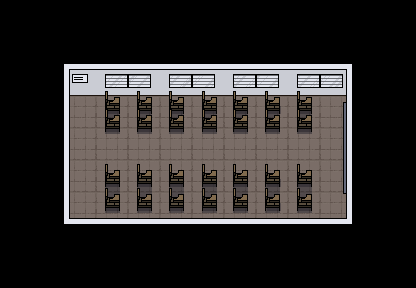

The image is a tile-based game level rendered from a .tmx file. Its description and complete source (layers, tilesets, objects, tile grids) follow:
An orthogonal 13x9 tile map with 32x32 px tiles, 2 tile layers (back, room), 2 tilesets and 21 objects.

<map version="1.10" tiledversion="1.11.2" orientation="orthogonal" renderorder="right-down" width="13" height="9" tilewidth="32" tileheight="32" infinite="0" nextlayerid="7" nextobjectid="23">
 <tileset firstgid="1" source="classroom-ob.tsx" />
 <tileset firstgid="46" source="map.tsx" />
 <layer id="6" name="back" width="13" height="9">
  <data encoding="csv">
166,166,166,166,166,166,166,166,166,166,166,166,166,
166,166,166,166,166,166,166,166,166,166,166,166,166,
166,166,166,166,166,166,166,166,166,166,166,166,166,
166,166,166,166,166,166,166,166,166,166,166,166,166,
166,166,166,166,166,166,166,166,166,166,166,166,166,
166,166,166,166,166,166,166,166,166,166,166,166,166,
166,166,166,166,166,166,166,166,166,166,166,166,166,
166,166,166,166,166,166,166,166,166,166,166,166,166,
166,166,166,166,166,166,166,166,166,166,166,166,166
</data>
 </layer>
 <layer id="1" name="room" width="13" height="9">
  <data encoding="csv">
0,0,0,0,0,0,0,0,0,0,0,0,0,
0,0,0,0,0,0,0,0,0,0,0,0,0,
0,0,1,2,3,4,5,6,7,8,9,0,0,
0,0,10,11,12,13,14,15,16,17,18,0,0,
0,0,19,20,21,22,23,24,25,26,27,0,0,
0,0,28,29,30,31,32,33,34,35,36,0,0,
0,0,37,38,39,40,41,42,43,44,45,0,0,
0,0,0,0,0,0,0,0,0,0,0,0,0,
0,0,0,0,0,0,0,0,0,0,0,0,0
</data>
 </layer>
 <objectgroup id="2" name="Collisions">
  <object id="3" x="59.8167" y="226.705" width="298.648" height="29.2955" />
  <object id="4" x="64" y="32" width="295.986" height="46.3333" />
  <object id="5" x="355.465" y="32" width="28.5349" height="224" />
  <object id="6" x="32" y="32" width="29.9364" height="224" />
  <object id="7" x="111" y="96" width="0.5" height="13.3636" />
  <object id="8" x="141.68" y="96" width="0.5" height="13.3636" />
  <object id="9" x="176" y="96" width="0.5" height="13.3636" />
  <object id="10" x="210.641" y="96" width="0.5" height="13.3636" />
  <object id="11" x="239" y="96" width="0.5" height="13.3636" />
  <object id="12" x="271" y="96" width="0.5" height="13.3636" />
  <object id="13" x="303" y="96" width="0.5" height="13.3636" />
  <object id="14" x="350.324" y="102.227" width="4.54545" height="83.9091" />
  <object id="15" x="111.227" y="170.568" width="0.5" height="40" />
  <object id="16" x="143.227" y="170.568" width="0.5" height="40" />
  <object id="17" x="175.227" y="170.568" width="0.5" height="40" />
  <object id="18" x="208.227" y="170.568" width="0.5" height="40" />
  <object id="19" x="239.227" y="170.568" width="0.5" height="40" />
  <object id="20" x="271.227" y="170.568" width="0.5" height="40" />
  <object id="21" x="303.227" y="170.568" width="0.5" height="40" />
 </objectgroup>
 <objectgroup id="4" name="in">
  <object id="22" x="317.707" y="215.455" width="26" height="8" />
 </objectgroup>
 <objectgroup id="5" name="out">
  <object id="1" x="74" y="219.333" width="24" height="6.66667" />
 </objectgroup>
</map>
